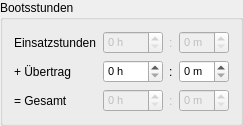
           <widget class="QGroupBox" name="boatHours_groupBox">
            <property name="title">
             <string>Bootsstunden</string>
            </property>
            <layout class="QFormLayout" name="formLayout_3">
             <item row="0" column="0">
              <widget class="QLabel" name="boatHours_label">
               <property name="text">
                <string>Einsatzstunden</string>
               </property>
              </widget>
             </item>
             <item row="1" column="0">
              <widget class="QLabel" name="boatHoursCarry_label">
               <property name="text">
                <string>+ Übertrag</string>
               </property>
              </widget>
             </item>
             <item row="2" column="0">
              <widget class="QLabel" name="boatHoursTotal_label">
               <property name="text">
                <string>= Gesamt</string>
               </property>
              </widget>
             </item>
             <item row="0" column="1">
              <layout class="QHBoxLayout" name="boatHours_horizontalLayout">
               <item>
                <spacer name="boatHours_horizontalSpacer">
                 <property name="orientation">
                  <enum>Qt::Horizontal</enum>
                 </property>
                 <property name="sizeHint" stdset="0">
                  <size>
                   <width>0</width>
                   <height>20</height>
                  </size>
                 </property>
                </spacer>
               </item>
               <item>
                <widget class="QSpinBox" name="boatHoursHours_spinBox">
                 <property name="enabled">
                  <bool>false</bool>
                 </property>
                 <property name="sizePolicy">
                  <sizepolicy hsizetype="Fixed" vsizetype="Fixed">
                   <horstretch>0</horstretch>
                   <verstretch>0</verstretch>
                  </sizepolicy>
                 </property>
                 <property name="minimumSize">
                  <size>
                   <width>60</width>
                   <height>0</height>
                  </size>
                 </property>
                 <property name="maximumSize">
                  <size>
                   <width>60</width>
                   <height>16777215</height>
                  </size>
                 </property>
                 <property name="font">
                  <font>
                   <family>Tahoma</family>
                   <pointsize>8</pointsize>
                  </font>
                 </property>
                 <property name="suffix">
                  <string> h</string>
                 </property>
                 <property name="minimum">
                  <number>0</number>
                 </property>
                 <property name="maximum">
                  <number>9999</number>
                 </property>
                 <property name="value">
                  <number>0</number>
                 </property>
                </widget>
               </item>
               <item>
                <widget class="QLabel" name="boatHours_label_2">
                 <property name="enabled">
                  <bool>false</bool>
                 </property>
                 <property name="sizePolicy">
                  <sizepolicy hsizetype="Maximum" vsizetype="Preferred">
                   <horstretch>0</horstretch>
                   <verstretch>0</verstretch>
                  </sizepolicy>
                 </property>
                 <property name="text">
                  <string>:</string>
                 </property>
                </widget>
               </item>
               <item>
                <widget class="QSpinBox" name="boatHoursMinutes_spinBox">
                 <property name="enabled">
                  <bool>false</bool>
                 </property>
                 <property name="sizePolicy">
                  <sizepolicy hsizetype="Fixed" vsizetype="Fixed">
                   <horstretch>0</horstretch>
                   <verstretch>0</verstretch>
                  </sizepolicy>
                 </property>
                 <property name="minimumSize">
                  <size>
                   <width>50</width>
                   <height>0</height>
                  </size>
                 </property>
                 <property name="maximumSize">
                  <size>
                   <width>50</width>
                   <height>16777215</height>
                  </size>
                 </property>
                 <property name="font">
                  <font>
                   <family>Tahoma</family>
                   <pointsize>8</pointsize>
                  </font>
                 </property>
                 <property name="suffix">
                  <string> m</string>
                 </property>
                 <property name="minimum">
                  <number>0</number>
                 </property>
                 <property name="maximum">
                  <number>59</number>
                 </property>
                 <property name="value">
                  <number>0</number>
                 </property>
                </widget>
               </item>
              </layout>
             </item>
             <item row="1" column="1">
              <layout class="QHBoxLayout" name="boatHoursCarry_horizontalLayout">
               <item>
                <spacer name="boatHoursCarry_horizontalSpacer">
                 <property name="orientation">
                  <enum>Qt::Horizontal</enum>
                 </property>
                 <property name="sizeHint" stdset="0">
                  <size>
                   <width>0</width>
                   <height>20</height>
                  </size>
                 </property>
                </spacer>
               </item>
               <item>
                <widget class="QSpinBox" name="boatHoursCarryHours_spinBox">
                 <property name="sizePolicy">
                  <sizepolicy hsizetype="Fixed" vsizetype="Fixed">
                   <horstretch>0</horstretch>
                   <verstretch>0</verstretch>
                  </sizepolicy>
                 </property>
                 <property name="minimumSize">
                  <size>
                   <width>60</width>
                   <height>0</height>
                  </size>
                 </property>
                 <property name="maximumSize">
                  <size>
                   <width>60</width>
                   <height>16777215</height>
                  </size>
                 </property>
                 <property name="font">
                  <font>
                   <family>Tahoma</family>
                   <pointsize>8</pointsize>
                  </font>
                 </property>
                 <property name="suffix">
                  <string> h</string>
                 </property>
                 <property name="minimum">
                  <number>0</number>
                 </property>
                 <property name="maximum">
                  <number>9999</number>
                 </property>
                 <property name="value">
                  <number>0</number>
                 </property>
                </widget>
               </item>
               <item>
                <widget class="QLabel" name="boatHoursCarry_label_2">
                 <property name="sizePolicy">
                  <sizepolicy hsizetype="Maximum" vsizetype="Preferred">
                   <horstretch>0</horstretch>
                   <verstretch>0</verstretch>
                  </sizepolicy>
                 </property>
                 <property name="text">
                  <string>:</string>
                 </property>
                </widget>
               </item>
               <item>
                <widget class="QSpinBox" name="boatHoursCarryMinutes_spinBox">
                 <property name="sizePolicy">
                  <sizepolicy hsizetype="Fixed" vsizetype="Fixed">
                   <horstretch>0</horstretch>
                   <verstretch>0</verstretch>
                  </sizepolicy>
                 </property>
                 <property name="minimumSize">
                  <size>
                   <width>50</width>
                   <height>0</height>
                  </size>
                 </property>
                 <property name="maximumSize">
                  <size>
                   <width>50</width>
                   <height>16777215</height>
                  </size>
                 </property>
                 <property name="font">
                  <font>
                   <family>Tahoma</family>
                   <pointsize>8</pointsize>
                  </font>
                 </property>
                 <property name="suffix">
                  <string> m</string>
                 </property>
                 <property name="minimum">
                  <number>0</number>
                 </property>
                 <property name="maximum">
                  <number>59</number>
                 </property>
                 <property name="value">
                  <number>0</number>
                 </property>
                </widget>
               </item>
              </layout>
             </item>
             <item row="2" column="1">
              <layout class="QHBoxLayout" name="boatHoursTotal_horizontalLayout">
               <item>
                <spacer name="boatHoursTotal_horizontalSpacer">
                 <property name="orientation">
                  <enum>Qt::Horizontal</enum>
                 </property>
                 <property name="sizeHint" stdset="0">
                  <size>
                   <width>0</width>
                   <height>20</height>
                  </size>
                 </property>
                </spacer>
               </item>
               <item>
                <widget class="QSpinBox" name="boatHoursTotalHours_spinBox">
                 <property name="enabled">
                  <bool>false</bool>
                 </property>
                 <property name="sizePolicy">
                  <sizepolicy hsizetype="Fixed" vsizetype="Fixed">
                   <horstretch>0</horstretch>
                   <verstretch>0</verstretch>
                  </sizepolicy>
                 </property>
                 <property name="minimumSize">
                  <size>
                   <width>60</width>
                   <height>0</height>
                  </size>
                 </property>
                 <property name="maximumSize">
                  <size>
                   <width>60</width>
                   <height>16777215</height>
                  </size>
                 </property>
                 <property name="font">
                  <font>
                   <family>Tahoma</family>
                   <pointsize>8</pointsize>
                  </font>
                 </property>
                 <property name="suffix">
                  <string> h</string>
                 </property>
                 <property name="minimum">
                  <number>0</number>
                 </property>
                 <property name="maximum">
                  <number>9999</number>
                 </property>
                 <property name="value">
                  <number>0</number>
                 </property>
                </widget>
               </item>
               <item>
                <widget class="QLabel" name="boatHoursTotal_label_2">
                 <property name="enabled">
                  <bool>false</bool>
                 </property>
                 <property name="sizePolicy">
                  <sizepolicy hsizetype="Maximum" vsizetype="Preferred">
                   <horstretch>0</horstretch>
                   <verstretch>0</verstretch>
                  </sizepolicy>
                 </property>
                 <property name="text">
                  <string>:</string>
                 </property>
                </widget>
               </item>
               <item>
                <widget class="QSpinBox" name="boatHoursTotalMinutes_spinBox">
                 <property name="enabled">
                  <bool>false</bool>
                 </property>
                 <property name="sizePolicy">
                  <sizepolicy hsizetype="Fixed" vsizetype="Fixed">
                   <horstretch>0</horstretch>
                   <verstretch>0</verstretch>
                  </sizepolicy>
                 </property>
                 <property name="minimumSize">
                  <size>
                   <width>50</width>
                   <height>0</height>
                  </size>
                 </property>
                 <property name="maximumSize">
                  <size>
                   <width>50</width>
                   <height>16777215</height>
                  </size>
                 </property>
                 <property name="font">
                  <font>
                   <family>Tahoma</family>
                   <pointsize>8</pointsize>
                  </font>
                 </property>
                 <property name="suffix">
                  <string> m</string>
                 </property>
                 <property name="minimum">
                  <number>0</number>
                 </property>
                 <property name="maximum">
                  <number>59</number>
                 </property>
                 <property name="value">
                  <number>0</number>
                 </property>
                </widget>
               </item>
              </layout>
             </item>
            </layout>
           </widget>
